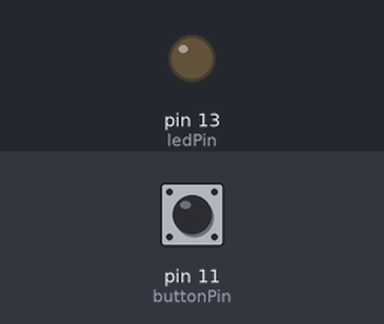
Bench run of a sketch on a simulated Arduino Uno, built with avr-gcc and run on an emulated ATmega328P. Shown: output pins drawn as LEDs (lit = HIGH). Dashed ring = blinking. The inputs (shaded band) are chosen by the test bench; at power-on: pin 11 (buttonPin) LOW.

Above: at 1.2 s.
1.3 s: pin 11 (buttonPin) pulled HIGH for 1 s
At 3.4 s:
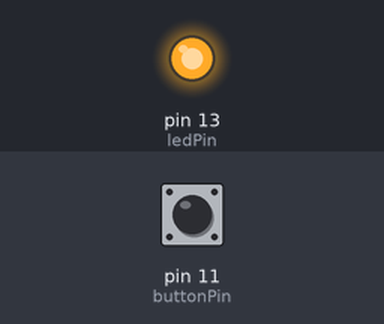
3.8 s: pin 11 (buttonPin) pulled HIGH for 0.15 s
At 4.8 s:
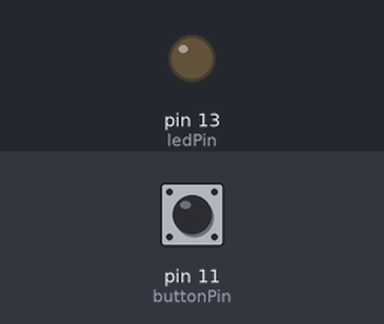
5.4 s: pin 11 (buttonPin) pulled HIGH for 3.2 s
At 5.5 s:
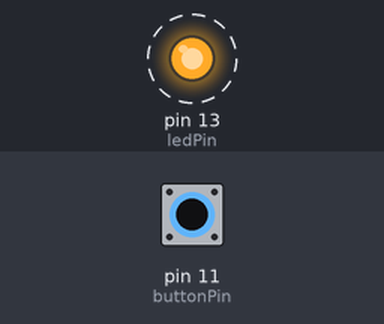
Timing chart, 0 to 9.9 s (numbered marks = the images above; inputs shaded):
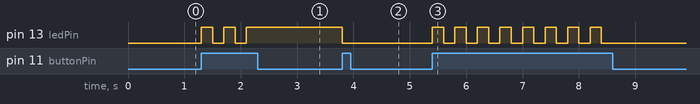

Measured:
- after the input at 1.3 s, pin 13 (ledPin): alternates HIGH for 0.20 s and LOW for 0.20 s, 5 changes in all, then stays HIGH, starting at once
- after the input at 3.8 s, pin 13 (ledPin): HIGH → LOW at once
- after the input at 5.4 s, pin 13 (ledPin): alternates HIGH for 0.20 s and LOW for 0.20 s, 16 changes in all, then stays LOW, starting at once

The sketch:

Arduino_led_rgb.ino
```cpp
const int ledPin = 13;
const int buttonPin = 11;
boolean ledState = false;

void setup() {
  pinMode(ledPin, OUTPUT);
  pinMode(buttonPin, INPUT);
}

void loop() {
  boolean buttonState = digitalRead(buttonPin);

  if (buttonState == HIGH) {
    ledState = !ledState;
    digitalWrite(ledPin, ledState);
    delay(200);
  }
}
```
